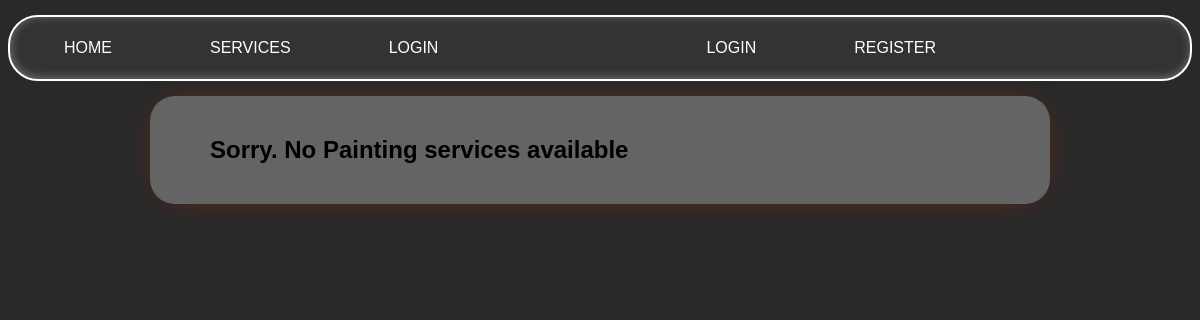
Page /services/Painting/ on the earlier database version.
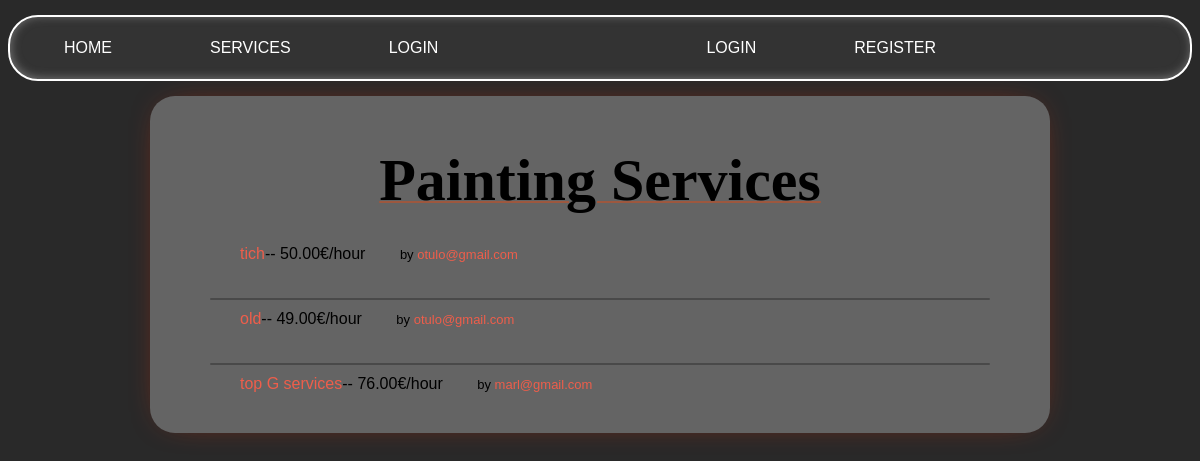
Same page on the later database version.
### services/models.py (models this page shows, shortened)
class Service(models.Model):
    company = models.ForeignKey(Company, on_delete=models.CASCADE)
    name = models.CharField(max_length=40)
    description = models.TextField()
    price_hour = models.DecimalField(decimal_places=2, max_digits=100)
    rating = models.IntegerField(validators=[MinValueValidator(
        0), MaxValueValidator(5)], default=0)
    choices = (
        ('Air Conditioner', 'Air Conditioner'),
        ('Carpentry', 'Carpentry'),
        ('Electricity', 'Electricity'),
        ('Gardening', 'Gardening'),
        ('Home Machines', 'Home Machines'),
        ('House Keeping', 'House Keeping'),
        ('Interior Design', 'Interior Design'),
        ('Locks', 'Locks'),
        ('Painting', 'Painting'),
        ('Plumbing', 'Plumbing'),
        ('Water Heaters', 'Water Heaters'),
    )
    field = models.CharField(max_length=30, blank=False,
                             null=False, choices=choices)
    date = models.DateTimeField(auto_now=True, null=False)

### users/models.py (models this page shows, shortened)
class Company(models.Model):
    user = models.OneToOneField('users.User', on_delete=models.CASCADE, primary_key=True)
    field_of_work = models.CharField(
        max_length=70,
        choices=FIELD_OF_WORK_CHOICES,
        blank=False, null=False
    )
    rating = models.IntegerField(
        validators=[MaxValueValidator(5), MinValueValidator(0)],
        default=0
    )

class User(AbstractUser):
    email = models.EmailField(unique=True)
    is_company = models.BooleanField(default=False)
    is_customer = models.BooleanField(default=False)
    USERNAME_FIELD = 'email'
    REQUIRED_FIELDS = ['username']
    def __str__(self):
        return self.email

### services/views.py (the view)
# urls.py: path('<slug:field>/', v.service_field, name='services_field'),
def service_field(request, field):
    field = field.replace('-', ' ').title()
    services = Service.objects.filter(
        field=field)
    return render(request, 'services/field.html', {'services': services, 'field': field})

### services/templates/services/field.html (shortened to what this page needs)
{% extends 'main/base.html' %}
{% block content %}
    {% if services.all|length != 0 %}
        <p class="title">{{field}} Services</p>
        <ul class='services_list'>
            {% for service in services.all %}
                <div style="display: ruby;">
                    <div class='service_list_info'>
                        <li><a href="/services/{{service.id}}">{{ service.name }}</a>-- {{ service.price_hour }}€/hour</li>
                    </div>
                    <p style="display:block; margin: 0; float: right;font-size: small; margin-right: 30px;">by <a href="/company/{{service.company.user}}">{{service.company.user}}</a></p>
                </div>
                {% if forloop.counter != services.all|length %}
                    <div class="line"></div>
                {% endif %}
            {% endfor %}
        </ul>
    {% else %}
        <h2>Sorry. No {{field}} services available</h2>
    {% endif %}
{% endblock %}

### main/templates/main/base.html (shortened to what this page needs)
{% load static %}
<!DOCTYPE html>
<html lang="en">
  <head>
    <link
      rel="stylesheet"
      type="text/css"
      href="{% static 'css/style.css' %}"
    />
  </head>
  <body>
    {% include 'main/navbar.html' %}
    <div class='content'>
      {% block content %} replace me {% endblock %}
    </div>
  </body>
</html>

### main/templates/main/navbar.html (shortened to what this page needs)
<nav class="navbar">
    <ul class="nav-left">
        <li><a href="/">Home</a></li>
        <li>
            <a href="/services/">Services</a>
        </li>
        {% if request.user.is_authenticated %}
        {% if request.user.is_customer %}
            <li><a href="/customer/{{ request.user.username }}">Profile</a></li>
        {% elif request.user.is_company %}
            <li><a href="/company/{{ request.user.username }}">Profile</a></li>
        {% else %}
            <li><a href="#">Profile</a></li>
        {% endif %}
    {% else %}
        <li><a href="/login/">Login</a></li>
    {% endif %}
    </ul>
    <ul class="nav-right">
        {% if request.user.is_authenticated %}
            <li><a href="/logout/">Logout</a></li>
        {% else %}
            <li><a href="/login/">Login</a></li>
            <li><a href="/users/">Register</a></li>
        {% endif %}
    </ul>
</nav>

### static/css/style.css (style rules this page uses)
body { background: #292929; font-family: 'Lexend Exa', sans-serif; padding: 0; margin: 0; }
a { color: #ee5e4b; text-decoration: none; }
.content { background-color: #646464; margin: 0 auto; width: 65%; padding: 20px 60px; box-shadow: 0px 0px 35px -20px #ec2f00; border-radius: 25px; }
.content p { text-align: center; margin: 30px 0px; white-space: pre-line; }
.title { text-align: center; font-family: 'Times New Roman', Times, serif; font-size: 60px; font-weight: bold; text-decoration: 2px underline; text-decoration-color: rgba(255, 68, 0, 0.37); }
.navbar { position: sticky; top: 15px; box-shadow: inset 1px -1px 10px rgb(116, 116, 116); border: 2px solid white; border-radius: 30px; animation: slide-in 1s ease-out; background-color: #e7e7e7; width: 95%; margin: 0 auto; margin-bottom: 30px; }
.navbar ul { position: relative; display: flex; flex: 1 1 auto; margin: 0; padding: 0 30px; list-style-type: none; }
.navbar ul li:not(:last-child) { margin-right: 40px; }
.navbar ul li { border: 2px solid transparent; border-radius: 5px; padding: 10px; transition: background 0.2s; }
.navbar ul li a { color: #ec2f00; text-decoration: none; text-transform: uppercase; transition: color 0.2s; }
.services_list { padding: 0; margin-bottom: 20px; }
.service_list_info { padding: 0 30px; }
.service_list_info li { list-style-type: none; }
.line { width: 100%; margin: 0 auto; height: 2px; background-color: #00000044; border-radius: 20px; margin-bottom: 10px; margin-top: 35px; }

### main/templates/main/navbar.html (style rules this page uses)
.navbar { display: flex; align-items: center; background-color: #333; padding: 10px 20px; }
.navbar ul { list-style: none; padding: 0; margin: 0; display: flex; align-items: center; }
.navbar ul li { margin: 0 10px; }
.navbar ul li a { text-decoration: none; color: white; padding: 8px 12px; }
.nav-right { display: flex; margin-left: auto; }

Differences in the rows shown:
added Service: name "tich", price_hour "50.00", company.user "otulo@gmail.com"
added Service: name "old", price_hour "49.00", company.user "otulo@gmail.com"
added Service: name "top G services", price_hour "76.00", company.user "marl@gmail.com"
Other differences:
{{ field }}: (not shown) → "Painting"
{{ field }}: "Painting" → (not shown)
text no longer shown: "Sorry. No services available"
text now shown: "Services"
